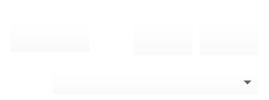
                <widget class="QFrame" name="verticalFrame_6">
                 <property name="styleSheet">
                  <string notr="true">border-image: url(:/res/images/subBack.png);
background-color: rgba(255, 255, 255, 0);</string>
                 </property>
                 <layout class="QVBoxLayout" name="verticalLayout_27">
                  <property name="spacing">
                   <number>3</number>
                  </property>
                  <property name="leftMargin">
                   <number>10</number>
                  </property>
                  <property name="topMargin">
                   <number>10</number>
                  </property>
                  <property name="rightMargin">
                   <number>10</number>
                  </property>
                  <property name="bottomMargin">
                   <number>5</number>
                  </property>
                  <item>
                   <layout class="QHBoxLayout" name="horizontalLayout_46">
                    <item>
                     <widget class="QPushButton" name="pushButton_2">
                      <property name="minimumSize">
                       <size>
                        <width>80</width>
                        <height>30</height>
                       </size>
                      </property>
                      <property name="maximumSize">
                       <size>
                        <width>80</width>
                        <height>30</height>
                       </size>
                      </property>
                      <property name="styleSheet">
                       <string notr="true">border-image: url(:/res/images/chromaTx.png);
background-color: rgba(255, 255, 255, 0);</string>
                      </property>
                      <property name="text">
                       <string/>
                      </property>
                     </widget>
                    </item>
                    <item>
                     <widget class="QFrame" name="horizontalFrame">
                      <property name="minimumSize">
                       <size>
                        <width>0</width>
                        <height>0</height>
                       </size>
                      </property>
                      <layout class="QHBoxLayout" name="horizontalLayout_56">
                       <property name="leftMargin">
                        <number>0</number>
                       </property>
                       <property name="topMargin">
                        <number>0</number>
                       </property>
                       <property name="rightMargin">
                        <number>0</number>
                       </property>
                       <property name="bottomMargin">
                        <number>0</number>
                       </property>
                       <item>
                        <spacer name="horizontalSpacer_49">
                         <property name="orientation">
                          <enum>Qt::Horizontal</enum>
                         </property>
                         <property name="sizeHint" stdset="0">
                          <size>
                           <width>40</width>
                           <height>20</height>
                          </size>
                         </property>
                        </spacer>
                       </item>
                       <item>
                        <widget class="QPushButton" name="onBtn">
                         <property name="minimumSize">
                          <size>
                           <width>60</width>
                           <height>35</height>
                          </size>
                         </property>
                         <property name="maximumSize">
                          <size>
                           <width>60</width>
                           <height>35</height>
                          </size>
                         </property>
                         <property name="styleSheet">
                          <string notr="true">QPushButton#onBtn{
	border-image: url(:/res/images/on.png);
	background-color: rgba(255, 255, 255, 0);
}

QPushButton#onBtn:hover{
	border-image: url(:/res/images/on_o.png);
	background-color: rgba(255, 255, 255, 0);
}

QPushButton#onBtn:pressed {
}</string>
                         </property>
                         <property name="text">
                          <string/>
                         </property>
                        </widget>
                       </item>
                       <item>
                        <widget class="QPushButton" name="offBtn">
                         <property name="minimumSize">
                          <size>
                           <width>60</width>
                           <height>35</height>
                          </size>
                         </property>
                         <property name="maximumSize">
                          <size>
                           <width>30</width>
                           <height>35</height>
                          </size>
                         </property>
                         <property name="styleSheet">
                          <string notr="true">QPushButton#offBtn{
	border-image: url(:/res/images/off.png);
	background-color: rgba(255, 255, 255, 0);
}

QPushButton#offBtn:hover{
	border-image: url(:/res/images/off_o.png);
	background-color: rgba(255, 255, 255, 0);
}

QPushButton#offBtn:pressed {
}</string>
                         </property>
                         <property name="text">
                          <string/>
                         </property>
                        </widget>
                       </item>
                      </layout>
                     </widget>
                    </item>
                   </layout>
                  </item>
                  <item>
                   <layout class="QVBoxLayout" name="verticalLayout_3">
                    <item>
                     <layout class="QHBoxLayout" name="horizontalLayout_4">
                      <property name="spacing">
                       <number>10</number>
                      </property>
                      <item>
                       <widget class="QLabel" name="label_7">
                        <property name="sizePolicy">
                         <sizepolicy hsizetype="Fixed" vsizetype="Preferred">
                          <horstretch>0</horstretch>
                          <verstretch>0</verstretch>
                         </sizepolicy>
                        </property>
                        <property name="minimumSize">
                         <size>
                          <width>32</width>
                          <height>25</height>
                         </size>
                        </property>
                        <property name="maximumSize">
                         <size>
                          <width>32</width>
                          <height>25</height>
                         </size>
                        </property>
                        <property name="styleSheet">
                         <string notr="true">border-image: url(:/res/images/imageQualityTx.png);</string>
                        </property>
                        <property name="text">
                         <string/>
                        </property>
                       </widget>
                      </item>
                      <item>
                       <widget class="QComboBox" name="QualityCombo">
                        <property name="minimumSize">
                         <size>
                          <width>0</width>
                          <height>25</height>
                         </size>
                        </property>
                        <property name="styleSheet">
                         <string notr="true">border-image: url(:/res/images/roominforInput.png);
font: 75 9pt &quot;나눔고딕 ExtraBold&quot;;
background-color: rgba(255, 255, 255, 0);</string>
                        </property>
                       </widget>
                      </item>
                     </layout>
                    </item>
                   </layout>
                  </item>
                 </layout>
                </widget>
